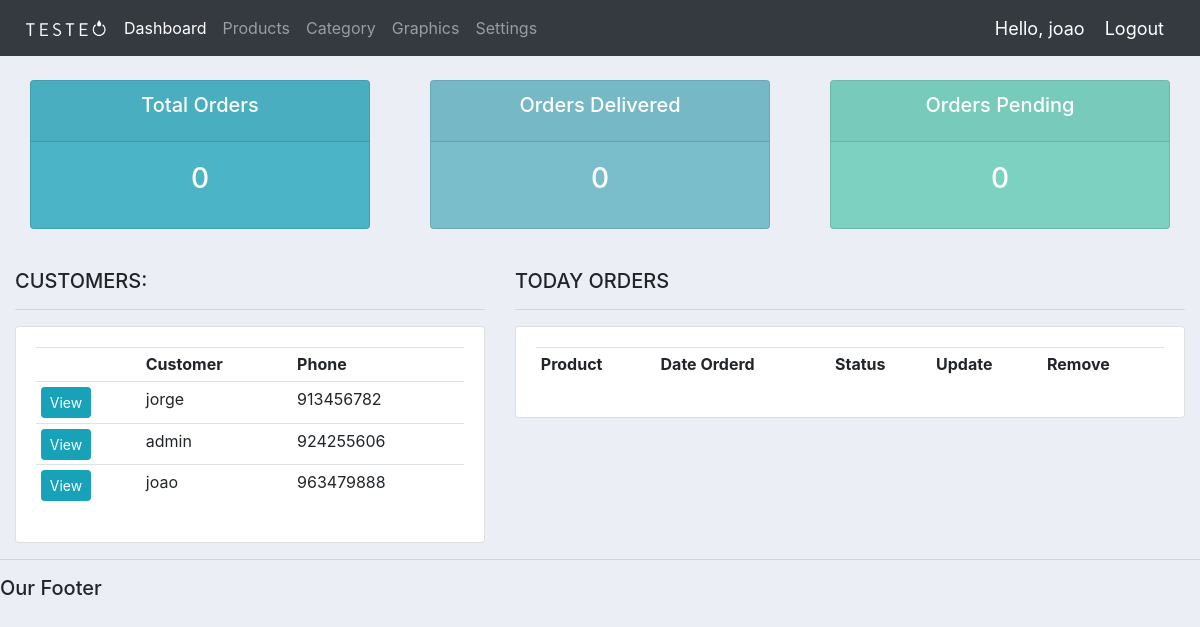
Screenshot of / (signed in) with the database file from the repository.
### accounts/models.py (models this page shows, shortened)
class Customer(models.Model):
	user = models.OneToOneField(User, null=True, blank=True, on_delete=models.CASCADE)
	name = models.CharField(max_length=200, null=True)
	phone = models.IntegerField(validators=[MinValueValidator(910000000), MaxValueValidator(969999999)])
	email = models.EmailField(max_length=200, null=True)
	profile_pic = models.ImageField(default="profile1.png", null=True, blank=True)
	date_created = models.DateTimeField(auto_now_add=True, null=True)

### accounts/decorators.py (the view)
		def wrapper_func(request, *args, **kwargs):
			group = None
			if request.user.groups.exists():
				group = request.user.groups.all()[0].name
			if group in allowed_roles:
				return view_func(request, *args, **kwargs)
			else:
				return HttpResponse('You are not authorized to view this page')

### accounts/views.py (called while the page is built)
@login_required(login_url='login')
@allowed_users(allowed_roles=['customer', 'admin'])
def home(request):
	today_min = date.today()
	print (today_min.day)
	today_orders = Order.objects.filter(date_created__day = today_min.day)
	print(today_orders)
	orders = Order.objects.all()
	customers = Customer.objects.all()
	total_customers = customers.count()
	total_orders = orders.count()
	delivered = orders.filter(status='Delivered').count()
	pending = orders.filter(status='Pending').count()
	context = {'orders':orders, 'customers':customers,
	'total_orders':total_orders,'delivered':delivered,
	'pending':pending, 'today_orders':today_orders}
	return render(request, 'accounts/dashboard.html', context)

### accounts/templates/accounts/dashboard.html (shortened to what this page needs)
{%  extends 'accounts/main.html' %}
{% block content %}
{%  include 'accounts/status.html' %}
<br>
<div class="row">
	<div class="col-md-5">
		<h5>CUSTOMERS:</h5>
		<hr>
		<div class="card card-body">
			<table class="table table-sm">
				<tr>
					<th></th>
					<th>Customer</th>
					<th>Phone</th>
				</tr>
				{% for customer in customers %}
					<tr>
						<td><a class="btn btn-sm btn-info" href="{% url 'customer' customer.id %}">View</a></td>
						<td>{{customer.name}}</td>
						<td>{{customer.phone}}</td>
					</tr>
				{% endfor %}
			</table>
		</div>
	</div>
	<div class="col-md-7">
		<h5>TODAY ORDERS</h5>
		<hr>
		<div class="card card-body">
			<table class="table table-sm">
				<tr>
					<th>Product</th>
					<th>Date Orderd</th>
					<th>Status</th>
					<th>Update</th>
					<th>Remove</th>
				</tr>
			</table>
		</div>
	</div>
</div>
{% endblock %}

### accounts/templates/accounts/navbar.html (shortened to what this page needs)
{% load static %}
<nav class="navbar navbar-expand-lg navbar-dark bg-dark">
    <img src="{% static 'images/logo.png' %}" width="100px">
    <div class="collapse navbar-collapse" id="navbarNavDropdown">
      <ul class="navbar-nav">
        <li class="nav-item active">
          <a class="nav-link" href="{% url 'home' %}">Dashboard</a>
        </li>
        <li class="nav-item">
          <a class="nav-link" href="{% url 'products' %}">Products</a>
        </li>
        <li class="nav-item">
          <a class="nav-link" href="{% url 'category' %}">Category</a>
        </li>
        <li class="nav-item">
          <a class="nav-link" href="{% url 'graphics' %}">Graphics</a>
        </li>
        <li class="nav-item">
          <a class="nav-link" href="{% url 'account' %}">Settings</a>
        </li>
      </ul>
    </div>
    <span class="hello-msg">Hello, {{request.user}}</span>
    <span ><a  class="hello-msg" href="{% url 'logout' %}">Logout</a></span>
  </nav>
  {% load static %}

### static/css/main.css (style rules this page uses)
body { background-color: #ebeff5; }

### accounts/templates/accounts/navbar.html (style rules this page uses)
.hello-msg { font-size: 18px; color: #fff; margin-right: 20px; }

### rows the page displays
Customer: name "jorge", phone "913456782"
Customer: name "admin", phone "924255606"
Customer: name "joao", phone "963479888"

### other values shown
{{ request.user }} "joao"
{{ total_orders }} "0"
{{ delivered }} "0"
{{ pending }} "0"
